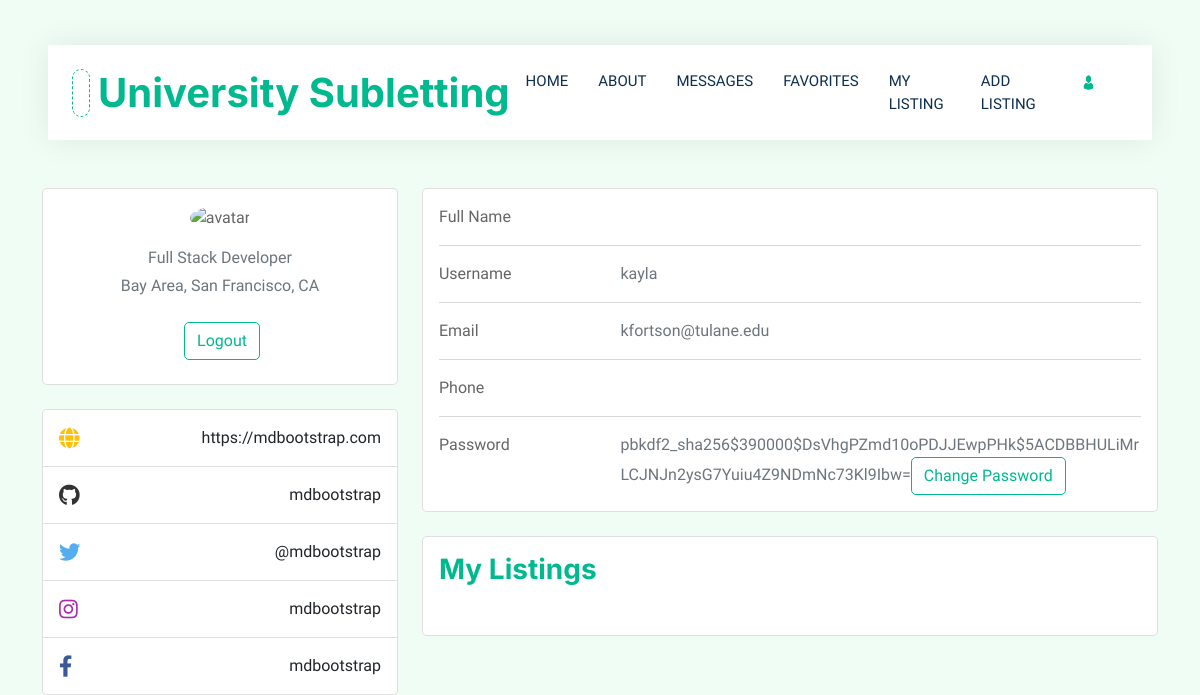
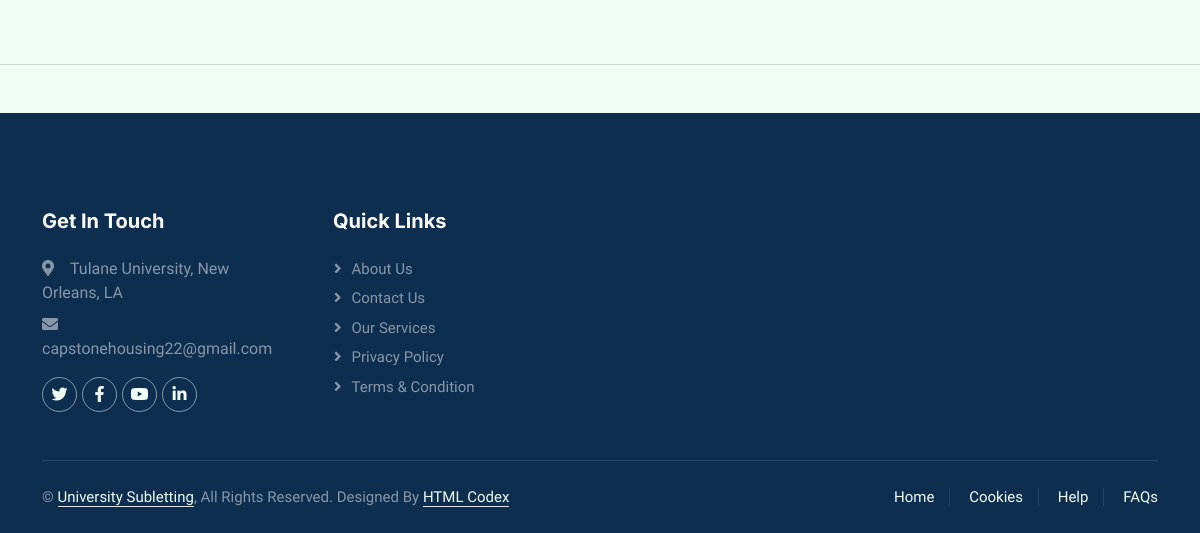
The page /profile/ (signed in) on the database as committed earlier (2 pictures, top to bottom).
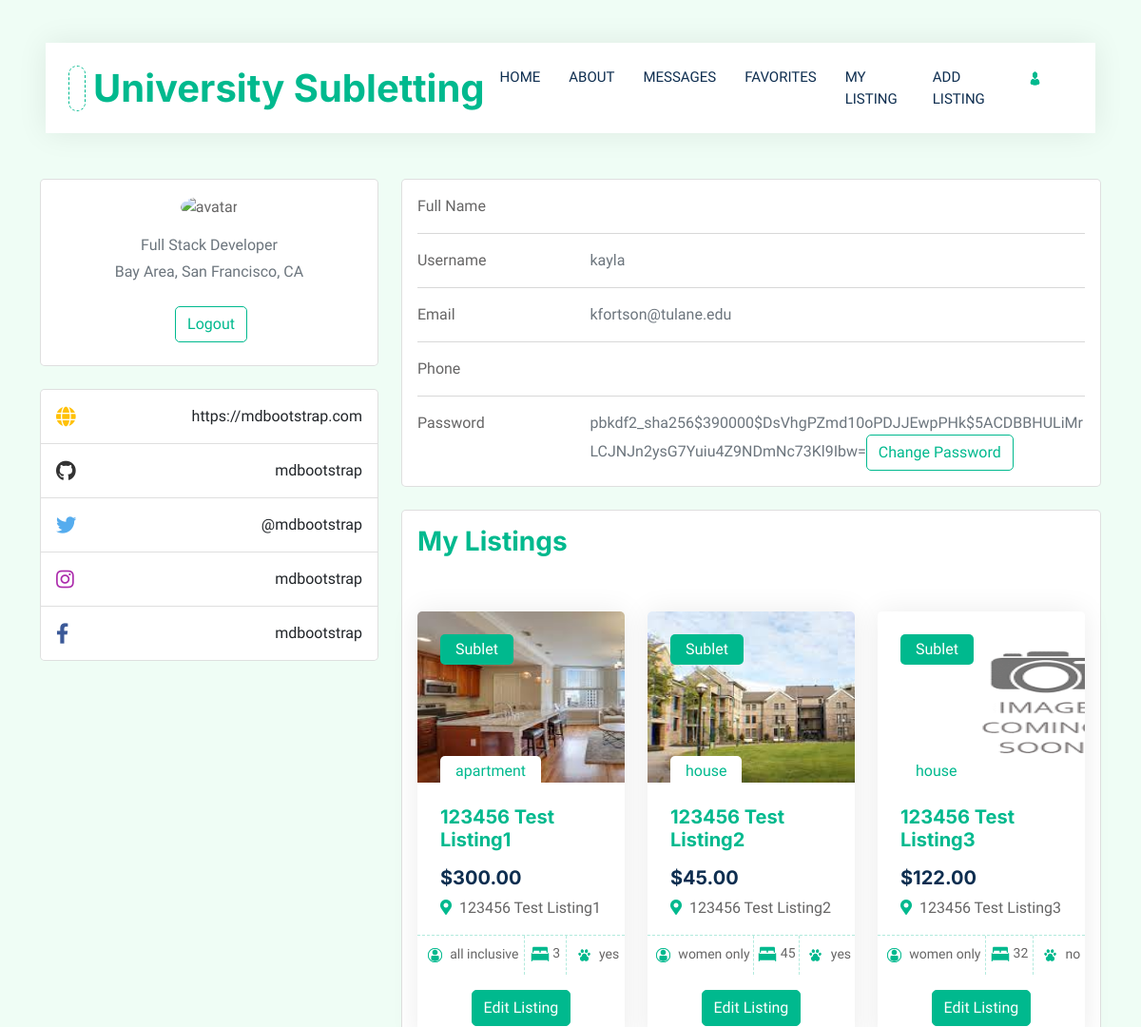
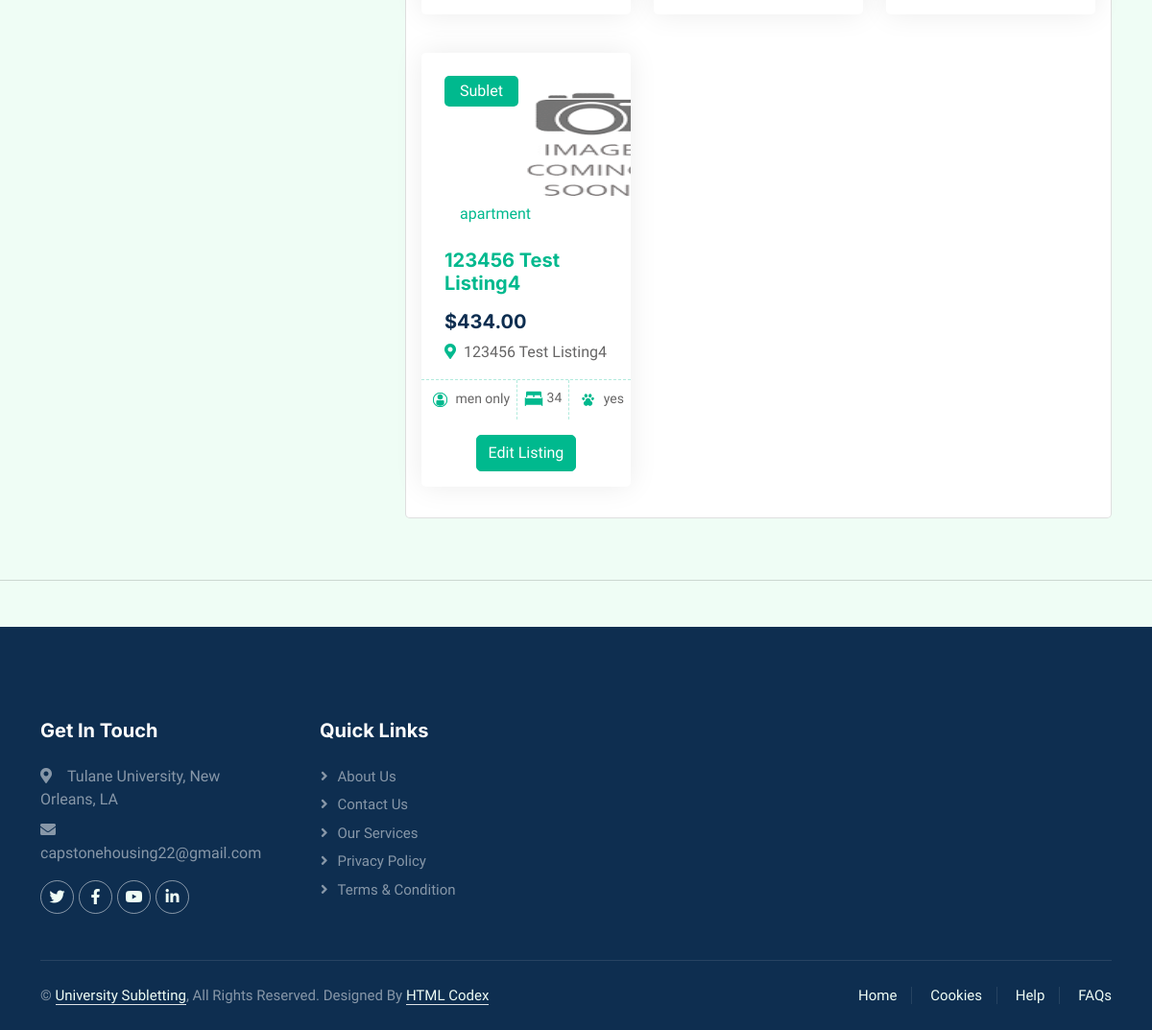
The same page on the database as committed later (2 pictures, top to bottom).
### hello/models.py (models this page shows)
class allinformation(models.Model):
    user = models.ForeignKey(User, on_delete=models.CASCADE, null=True)
    address = models.CharField(max_length=200, blank=True, null=True)
    city = models.CharField(max_length=200, blank=True, null=True)
    zip = models.IntegerField( blank=True, null=True)
    state = models.CharField(max_length=22, blank=True, null=True)
    hometype = models.CharField(max_length=100, blank=True, null=True)
    monthlyprice = models.DecimalField(max_digits = 100, decimal_places=2, blank=True, null=True)
    securitydeposit = models.DecimalField(max_digits = 100, decimal_places=2, blank=True, null=True)
    numbertenants = models.IntegerField(blank=True, null=True)
    gender = models.CharField(max_length=20, blank=True, null=True)
    beds = models.IntegerField( blank=True, null=True)
    addrentinfo = models.CharField(max_length=300, blank=True, null=True)
    parking = models.CharField(max_length=4, blank=True, null=True)
    pets = models.CharField(max_length=4, blank=True, null=True)
    laundry = models.CharField(max_length=20, blank=True, null=True)
    addamenityinfo = models.CharField(max_length=300, blank=True, null=True)
    image = models.ImageField(upload_to="images/",default="images/image_coming_soon.png", height_field=None, width_field=None, max_length=100,blank=True, null=True)

### hello/views.py (the view)
# urls.py: path("profile/", views.profile, name="profile"),
def profile(request):
    user_listings = allinformation.objects.filter(user=request.user)
    return render(request, "hello/profile.html", {'user_listings': user_listings,} )

### hello/templates/hello/profile.html (shortened to what this page needs)
{% extends "hello/layout.html" %}
{% load static %}
{% block content %}
<!DOCTYPE html>
<html lang="en">
<head>
    <link href="https://cdnjs.cloudflare.com/ajax/libs/font-awesome/5.10.0/css/all.min.css" rel="stylesheet">
    <link href="https://cdn.jsdelivr.net/npm/bootstrap-icons@1.4.1/font/bootstrap-icons.css" rel="stylesheet">
    <link href="{% static 'hello/lib/animate/animate.min.css' %}" rel="stylesheet">
    <link href="{% static 'hello/lib/owlcarousel/assets/owl.carousel.min.css' %}" rel="stylesheet">
    <link href="{% static 'hello/css/bootstrap.min.css' %}" rel="stylesheet">
    <link href="{% static 'hello/css/style.css' %}" rel="stylesheet">
</head>
    <div class="container-fluid nav-bar bg-transparent">
        <nav class="navbar navbar-expand-lg bg-white navbar-light py-0 px-4">
            <a href="{% url 'home' %}" class="navbar-brand d-flex align-items-center text-center">
                <div class="icon p-2 me-2">
                </div>
                <h1 class="m-0 text-primary">University Subletting</h1>
            </a>
            <div class="navbar-nav ms-auto">
                <a href="{% url 'home' %}" class="nav-item nav-link">Home</a>
                <a href="{% url 'about' %}" class="nav-item nav-link">About</a>
                <a href="{% url 'messages' %}" class="nav-item nav-link">Messages</a>
                <a href="{% url 'favorites' %}" class="nav-item nav-link">Favorites</a>
                <a href="{% url 'listing' %}" class="nav-item nav-link">My Listing</a>
                <a href="{% url 'add_listing' %}" class="nav-item nav-link">Add Listing</a>
                <a href="{% url 'profile' %}" class="nav-item nav-link active"><img class="img-fluid" src="{% static 'hello/images/icon-profile.png' %}" alt="Icon" style="width: 25px; height: 25px;"></a>
            </div>
        </nav>
    </div>
    <section>
        <div class="container py-5">
          <div class="row">
            <div class="col-lg-4">
              <div class="card mb-4">
                <div class="card-body text-center">
                  <img src="https://mdbcdn.b-cdn.net/img/Photos/new-templates/bootstrap-chat/ava3.webp" alt="avatar"
                    class="rounded-circle img-fluid" style="width: 150px;">
                  <p class="text-muted mb-1">Full Stack Developer</p>
                  <p class="text-muted mb-4">Bay Area, San Francisco, CA</p>
                  <div class="d-flex justify-content-center mb-2">
                    <form action = "/logoutuser/" method = "post" >
                      <input class="btn btn-outline-primary ms-1"  value="Logout" type="submit"/>
                    </form>
                  </div>
                </div>
              </div>
              <div class="card mb-4 mb-lg-0">
                <div class="card-body p-0">
                  <ul class="list-group list-group-flush rounded-3">
                    <li class="list-group-item d-flex justify-content-between align-items-center p-3">
                      <i class="fas fa-globe fa-lg text-warning"></i>
                      <p class="mb-0">https://mdbootstrap.com</p>
                    </li>
                    <li class="list-group-item d-flex justify-content-between align-items-center p-3">
                      <i class="fab fa-github fa-lg" style="color: #333333;"></i>
                      <p class="mb-0">mdbootstrap</p>
                    </li>
                    <li class="list-group-item d-flex justify-content-between align-items-center p-3">
                      <i class="fab fa-twitter fa-lg" style="color: #55acee;"></i>
                      <p class="mb-0">@mdbootstrap</p>
                    </li>
                    <li class="list-group-item d-flex justify-content-between align-items-center p-3">
                      <i class="fab fa-instagram fa-lg" style="color: #ac2bac;"></i>
                      <p class="mb-0">mdbootstrap</p>
                    </li>
                    <li class="list-group-item d-flex justify-content-between align-items-center p-3">
                      <i class="fab fa-facebook-f fa-lg" style="color: #3b5998;"></i>
                      <p class="mb-0">mdbootstrap</p>
                    </li>
                  </ul>
                </div>
              </div>
            </div>
            <div class="col-lg-8">
              <div class="card mb-4">
                <div class="card-body">
                  <div class="row">
                    <div class="col-sm-3">
                      <p class="mb-0">Full Name</p>
                    </div>
                    <div class="col-sm-9">
                    </div>
                  </div>
                  <hr>
                  <div class="row">
                    <div class="col-sm-3">
                      <p class="mb-0">Username</p>
                    </div>
                    <div class="col-sm-9">
                      <p class="text-muted mb-0">{{user.username}}</p>
                    </div>
                  </div>
                  <hr>
                  <div class="row">
                    <div class="col-sm-3">
                      <p class="mb-0">Email</p>
                    </div>
                    <div class="col-sm-9">
                      <p class="text-muted mb-0">{{user.email}}</p>
                    </div>
                  </div>
                  <hr>
                  <div class="row">
                    <div class="col-sm-3">
                      <p class="mb-0">Phone</p>
                    </div>
                    <div class="col-sm-9">
                    </div>
                  </div>
                  <hr>
                  <div class="row">
                    <div class="col-sm-3">
                      <p class="mb-0">Password</p>
                    </div>
                    <div class="col-sm-9">
                      <p class="text-muted mb-0">{{user.password}}<a class="btn btn-outline-primary" href="">Change Password</a>
                      </p>
                    </div>
                  </div>
                </div>
              </div>
              <div class="row">
                <div class="col-md">
                  <div class="card mb-4 mb-md-0">
                      <h3 class="mb-4 p-3"><span class="text-primary font-italic me-1">My Listings</span>
                      </h3>
                      <div class="row g-4 p-3">
                      {% for listing in user_listings %}
                        <ul class="col-lg-4 col-md-6 wow fadeInUp" data-wow-delay="0.1s">
                          <a href="{% url 'view_listing' listing.id %}">
                              <div class="property-item rounded overflow-hidden">
                                  <div class="position-relative overflow-hidden">
                                      <img src="{{listing.image.url}}"  width="350" height="180" alt="Listing Picture">
                                      <div class="bg-primary rounded text-white position-absolute start-0 top-0 m-4 py-1 px-3">Sublet</div>
                                      <div class="bg-white rounded-top text-primary position-absolute start-0 bottom-0 mx-4 pt-1 px-3">{{listing.hometype}}</div>
                                  </div>
                                  <div class="p-4 pb-0">
                                      <h5 class="text-primary mb-3">{{listing.address}}</h5>
                                      <a class="d-block h5 mb-2" href="{% url 'view_listing' listing.id %}" id="{{listing.id}}">${{listing.monthlyprice}}</a>
                                      <p><i class="fa fa-map-marker-alt text-primary me-2"></i>{{listing.address}}</p>
                                  </div>
                                  <div class="d-flex border-top">
                                      <small class="flex-fill text-center border-end py-2"><img class="img-fluid" src="{% static 'hello/images/icon-person.png'%}" alt="Icon" style="width: 25px; height: 25px;"></img> {{listing.gender}}</small>
                                      <small class="flex-fill text-center border-end py-2"><img class="img-fluid " src="{% static 'hello/images/icon-bed.png'%}" alt="Icon" style="width: 20px; height: 20px;"></img> {{listing.beds}}</small>
                                      <small class="flex-fill text-center py-2"><img class="img-fluid" src="{% static 'hello/images/icon-pet.png'%}" alt="Icon" style="width: 25px; height: 25px;"></img> {{listing.pets}}</small>
                                  </div>
                                  <p class="mt-3" style= "text-align: center;">
                                    <a class="btn btn-primary" href="{% url 'edit_listing' listing.id %}">Edit Listing</a>
                                  </p>
                              </div>
                          </a>
                        </ul>
                  {% endfor %}
                  </div>
                </div>
              </div>
            </div>
          </div>
        </div>
      </section>
{% endblock %}

### hello/templates/hello/layout.html (shortened to what this page needs)
{% load static %}
<!DOCTYPE html>
<html lang="en">
<head>
    <link href="https://cdnjs.cloudflare.com/ajax/libs/font-awesome/5.10.0/css/all.min.css" rel="stylesheet">
    <link href="https://cdn.jsdelivr.net/npm/bootstrap-icons@1.4.1/font/bootstrap-icons.css" rel="stylesheet">
    <link href="{% static 'lib/animate/animate.min.css' %}" rel="stylesheet">
    <link href="{% static 'lib/owlcarousel/assets/owl.carousel.min.css' %}" rel="stylesheet">
    <link href="{% static 'hello/css/bootstrap.min.css' %}" rel="stylesheet">
    <link href="{% static 'hello/css/style.css' %}" rel="stylesheet">
</head>
<body>
<div>
    {% block content %}
    {% endblock %}
    <hr/>
    <footer>
        <div class="container-fluid bg-dark text-white-50 footer pt-5 mt-5 wow fadeIn" data-wow-delay="0.1s">
            <div class="container py-5">
                <div class="row g-5">
                    <div class="col-lg-3 col-md-6">
                        <h5 class="text-white mb-4">Get In Touch</h5>
                        <p class="mb-2"><i class="fa fa-map-marker-alt me-3"></i>Tulane University, New Orleans, LA</p>
                        <p class="mb-2"><i class="fa fa-envelope me-3"></i>capstonehousing22@gmail.com</p>
                        <div class="d-flex pt-2">
                            <a class="btn btn-outline-light btn-social" href=""><i class="fab fa-twitter"></i></a>
                            <a class="btn btn-outline-light btn-social" href=""><i class="fab fa-facebook-f"></i></a>
                            <a class="btn btn-outline-light btn-social" href=""><i class="fab fa-youtube"></i></a>
                            <a class="btn btn-outline-light btn-social" href=""><i class="fab fa-linkedin-in"></i></a>
                        </div>
                    </div>
                    <div class="col-lg-3 col-md-6">
                        <h5 class="text-white mb-4">Quick Links</h5>
                        <a class="btn btn-link text-white-50" href="{% url 'about' %}">About Us</a>
                        <a class="btn btn-link text-white-50" href="{% url 'about' %}">Contact Us</a>
                        <a class="btn btn-link text-white-50" href="">Our Services</a>
                        <a class="btn btn-link text-white-50" href="">Privacy Policy</a>
                        <a class="btn btn-link text-white-50" href="">Terms & Condition</a>
                    </div>
                </div>
            </div>
            <div class="container">
                <div class="copyright">
                    <div class="row">
                        <div class="col-md-6 text-center text-md-start mb-3 mb-md-0">
                            &copy; <a class="border-bottom" href="#">University Subletting</a>, All Rights Reserved.
                            Designed By <a class="border-bottom" href="https://htmlcodex.com">HTML Codex</a>
                        </div>
                        <div class="col-md-6 text-center text-md-end">
                            <div class="footer-menu">
                                <a href="{% url 'home' %}">Home</a>
                                <a href="">Cookies</a>
                                <a href="">Help</a>
                                <a href="">FAQs</a>
                            </div>
                        </div>
                    </div>
                </div>
            </div>
        </div>
    </footer>
</div>
</body>
</html>

### hello/static/hello/css/style.css (style rules this page uses)
:root { --primary: #00B98E; --secondary: #FF6922; --light: #EFFDF5; --dark: #0E2E50; }
.btn { transition: .5s; }
.btn.btn-primary, .btn.btn-secondary { color: #FFFFFF; }
.nav-bar { position: relative; margin-top: 45px; padding: 0 3rem; transition: .5s; z-index: 9999; }
.navbar { box-shadow: 0 0 30px rgba(0, 0, 0, .08); }
.navbar-light .navbar-nav .nav-link { margin-right: 30px; padding: 25px 0; color: #FFFFFF; font-size: 15px; text-transform: uppercase; outline: none; }
.navbar-light .navbar-nav .nav-link:hover, .navbar-light .navbar-nav .nav-link.active { color: var(--primary); }
.navbar-light .navbar-brand { height: 75px; }
.navbar-light .navbar-nav .nav-link { color: var(--dark); font-weight: 500; }
.icon { padding: 15px; display: inline-flex; align-items: center; justify-content: center; background: #FFFFFF !important; border-radius: 50px; border: 1px dashed var(--primary) !important; }
.property-item { box-shadow: 0 0 30px rgba(0, 0, 0, .08); }
.property-item img { transition: .5s; }
.property-item .border-top { border-top: 1px dashed rgba(0, 185, 142, .3) !important; }
.property-item .border-end { border-right: 1px dashed rgba(0, 185, 142, .3) !important; }
.footer .btn.btn-social { margin-right: 5px; width: 35px; height: 35px; display: flex; align-items: center; justify-content: center; color: var(--light); border: 1px solid rgba(255,255,255,0.5); border-radius: 35px; transition: .3s; }
.footer .btn.btn-link { display: block; margin-bottom: 5px; padding: 0; text-align: left; font-size: 15px; font-weight: normal; text-transform: capitalize; transition: .3s; }
.footer .btn.btn-link::before { position: relative; content: "\f105"; font-family: "Font Awesome 5 Free"; font-weight: 900; margin-right: 10px; }
.footer .copyright { padding: 25px 0; font-size: 15px; border-top: 1px solid rgba(256, 256, 256, .1); }
.footer .copyright a { color: var(--light); }
.footer .footer-menu a { margin-right: 15px; padding-right: 15px; border-right: 1px solid rgba(255, 255, 255, .1); }
.footer .footer-menu a:last-child { margin-right: 0; padding-right: 0; border-right: none; }

Rows that differ between the two databases and show on the page:
added allinformation: image (picture), hometype "apartment", address "123456 Test Listing1", monthlyprice "300.00", gender "all inclusive", beds "3", pets "yes"
added allinformation: image (picture), hometype "house", address "123456 Test Listing2", monthlyprice "45.00", gender "women only", beds "45", pets "yes"
added allinformation: image (picture), hometype "house", address "123456 Test Listing3", monthlyprice "122.00", gender "women only", beds "32", pets "no"
added allinformation: image (picture), hometype "apartment", address "123456 Test Listing4", monthlyprice "434.00", gender "men only", beds "34", pets "yes"
